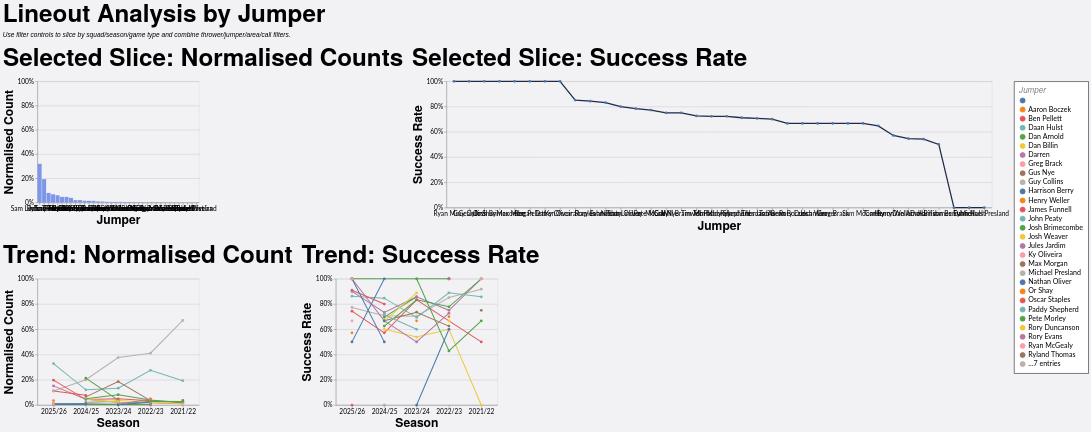

This figure's Vega-Lite source:
### Vega-Lite specification from a JSON file in a GitHub repository (floating-point values rounded to 4 significant figures; data arrays with more than 128 entries replaced by an {"elided": "..."} marker saying what was removed)
{"config": {"axis": {"labelFont": "Lato, sans-serif", "titleFont": "PT Sans Narrow, Helvetica Neue, Helvetica, Arial, sans-serif", "labelFontSize": 13, "titleFontSize": 24, "gridColor": "#202947", "gridOpacity": 0.2}, "header": {"labelFont": "PT Sans Narrow, Helvetica Neue, Helvetica, Arial, sans-serif", "titleFont": "PT Sans Narrow, Helvetica Neue, Helvetica, Arial, sans-serif", "labelFontSize": 24, "titleFontSize": 28, "labelFontWeight": "bold", "orient": "left"}, "legend": {"labelFont": "Lato, sans-serif", "titleFont": "PT Sans Narrow, Helvetica Neue, Helvetica, Arial, sans-serif", "labelFontSize": 14, "titleFontSize": 16, "titlePadding": 5, "fillColor": "white", "strokeColor": "black", "padding": 10, "titleFontWeight": "lighter", "titleFontStyle": "italic", "titleColor": "gray", "offset": 10}, "title": {"font": "PT Sans Narrow, Helvetica Neue, Helvetica, Arial, sans-serif", "fontSize": 48, "fontWeight": "bold", "anchor": "start", "align": "center", "titlePadding": 20, "subtitlePadding": 10, "subtitleFontSize": 13, "subtitleColor": "", "subtitleFontStyle": "italic", "offset": 15, "color": "black"}, "axisX": {"labelAngle": 0}, "facet": {"title": null, "header": null, "align": {"row": "each", "column": "each"}}, "resolve": {"scale": {"y": "independent", "facet": "independent"}}, "background": "#f2f1f4"}, "vconcat": [{"hconcat": [{"mark": {"type": "bar", "color": "#7d96e8"}, "encoding": {"tooltip": [{"field": "jumper", "title": "Jumper", "type": "nominal"}, {"field": "attempts", "format": ",.0f", "title": "Lineouts", "type": "quantitative"}, {"field": "share", "format": ".1%", "title": "Normalised Count", "type": "quantitative"}], "x": {"field": "jumper", "sort": "-y", "title": "Jumper", "type": "nominal"}, "y": {"axis": {"format": "%"}, "field": "share", "scale": {"domain": [0, 1]}, "title": "Normalised Count", "type": "quantitative"}}, "height": 240, "title": "Selected Slice: Normalised Counts", "transform": [{"filter": "(loSquad == 'All' || datum.squad == loSquad) && (loGameType == 'All' || (loGameType == 'League + Cup' && (datum.game_type == 'League' || datum.game_type == 'Cup')) || (loGameType == 'League only' && datum.game_type == 'League') || datum.game_type == loGameType) && (loOpposition == 'All' || datum.opposition == loOpposition) && (loThrower == 'All' || datum.thrower == loThrower) && (loJumper == 'All' || datum.jumper == loJumper) && (loArea == 'All' || datum.area == loArea) && (loNumbers == 'All' || datum.numbers == loNumbers) && (loCall == 'All' || datum.call == loCall) && (loCallType == 'All' || datum.call_type == loCallType)"}, {"filter": "(loSeason == 'All' || datum.season == loSeason)"}, {"aggregate": [{"op": "count", "as": "attempts"}, {"op": "sum", "field": "won", "as": "won"}], "groupby": ["jumper"]}, {"joinaggregate": [{"op": "sum", "field": "attempts", "as": "total_attempts"}]}, {"calculate": "datum.attempts / datum.total_attempts", "as": "share"}, {"calculate": "datum.won / datum.attempts", "as": "success_rate"}], "width": 320}, {"mark": {"type": "line", "color": "#202946", "point": true, "strokeWidth": 2.5}, "encoding": {"tooltip": [{"field": "jumper", "title": "Jumper", "type": "nominal"}, {"field": "won", "format": ",.0f", "title": "Won", "type": "quantitative"}, {"field": "attempts", "format": ",.0f", "title": "Lineouts", "type": "quantitative"}, {"field": "success_rate", "format": ".1%", "title": "Success Rate", "type": "quantitative"}], "x": {"field": "jumper", "sort": "-y", "title": "Jumper", "type": "nominal"}, "y": {"axis": {"format": "%"}, "field": "success_rate", "scale": {"domain": [0, 1]}, "title": "Success Rate", "type": "quantitative"}}, "height": 250, "title": "Selected Slice: Success Rate", "transform": [{"filter": "(loSquad == 'All' || datum.squad == loSquad) && (loGameType == 'All' || (loGameType == 'League + Cup' && (datum.game_type == 'League' || datum.game_type == 'Cup')) || (loGameType == 'League only' && datum.game_type == 'League') || datum.game_type == loGameType) && (loOpposition == 'All' || datum.opposition == loOpposition) && (loThrower == 'All' || datum.thrower == loThrower) && (loJumper == 'All' || datum.jumper == loJumper) && (loArea == 'All' || datum.area == loArea) && (loNumbers == 'All' || datum.numbers == loNumbers) && (loCall == 'All' || datum.call == loCall) && (loCallType == 'All' || datum.call_type == loCallType)"}, {"filter": "(loSeason == 'All' || datum.season == loSeason)"}, {"aggregate": [{"op": "count", "as": "attempts"}, {"op": "sum", "field": "won", "as": "won"}], "groupby": ["jumper"]}, {"joinaggregate": [{"op": "sum", "field": "attempts", "as": "total_attempts"}]}, {"calculate": "datum.attempts / datum.total_attempts", "as": "share"}, {"calculate": "datum.won / datum.attempts", "as": "success_rate"}], "width": {"step": 30}}], "spacing": 16}, {"hconcat": [{"mark": {"type": "line", "point": true, "strokeWidth": 2}, "encoding": {"color": {"field": "jumper", "title": "Jumper", "type": "nominal"}, "tooltip": [{"field": "season", "title": "Season", "type": "nominal"}, {"field": "jumper", "title": "Jumper", "type": "nominal"}, {"field": "attempts", "format": ",.0f", "title": "Lineouts", "type": "quantitative"}, {"field": "norm_count", "format": ".1%", "title": "Normalised Count", "type": "quantitative"}], "x": {"field": "season", "sort": "-x", "title": "Season", "type": "nominal"}, "y": {"axis": {"format": "%"}, "field": "norm_count", "scale": {"domain": [0, 1]}, "title": "Normalised Count", "type": "quantitative"}}, "height": 250, "title": "Trend: Normalised Count", "transform": [{"filter": "(loSquad == 'All' || datum.squad == loSquad) && (loGameType == 'All' || (loGameType == 'League + Cup' && (datum.game_type == 'League' || datum.game_type == 'Cup')) || (loGameType == 'League only' && datum.game_type == 'League') || datum.game_type == loGameType) && (loOpposition == 'All' || datum.opposition == loOpposition) && (loThrower == 'All' || datum.thrower == loThrower) && (loJumper == 'All' || datum.jumper == loJumper) && (loArea == 'All' || datum.area == loArea) && (loNumbers == 'All' || datum.numbers == loNumbers) && (loCall == 'All' || datum.call == loCall) && (loCallType == 'All' || datum.call_type == loCallType)"}, {"aggregate": [{"op": "count", "as": "attempts"}, {"op": "sum", "field": "won", "as": "won"}], "groupby": ["season", "jumper"]}, {"joinaggregate": [{"op": "sum", "field": "attempts", "as": "season_attempts"}], "groupby": ["season"]}, {"calculate": "datum.attempts / datum.season_attempts", "as": "norm_count"}, {"calculate": "datum.won / datum.attempts", "as": "success_rate"}], "width": 320}, {"mark": {"type": "line", "point": true, "strokeWidth": 2}, "encoding": {"color": {"field": "jumper", "title": "Jumper", "type": "nominal"}, "tooltip": [{"field": "season", "title": "Season", "type": "nominal"}, {"field": "jumper", "title": "Jumper", "type": "nominal"}, {"field": "won", "format": ",.0f", "title": "Won", "type": "quantitative"}, {"field": "attempts", "format": ",.0f", "title": "Lineouts", "type": "quantitative"}, {"field": "success_rate", "format": ".1%", "title": "Success Rate", "type": "quantitative"}], "x": {"field": "season", "sort": "-x", "title": "Season", "type": "nominal"}, "y": {"axis": {"format": "%"}, "field": "success_rate", "scale": {"domain": [0, 1]}, "title": "Success Rate", "type": "quantitative"}}, "height": 250, "title": "Trend: Success Rate", "transform": [{"filter": "(loSquad == 'All' || datum.squad == loSquad) && (loGameType == 'All' || (loGameType == 'League + Cup' && (datum.game_type == 'League' || datum.game_type == 'Cup')) || (loGameType == 'League only' && datum.game_type == 'League') || datum.game_type == loGameType) && (loOpposition == 'All' || datum.opposition == loOpposition) && (loThrower == 'All' || datum.thrower == loThrower) && (loJumper == 'All' || datum.jumper == loJumper) && (loArea == 'All' || datum.area == loArea) && (loNumbers == 'All' || datum.numbers == loNumbers) && (loCall == 'All' || datum.call == loCall) && (loCallType == 'All' || datum.call_type == loCallType)"}, {"aggregate": [{"op": "count", "as": "attempts"}, {"op": "sum", "field": "won", "as": "won"}], "groupby": ["season", "jumper"]}, {"joinaggregate": [{"op": "sum", "field": "attempts", "as": "season_attempts"}], "groupby": ["season"]}, {"calculate": "datum.attempts / datum.season_attempts", "as": "norm_count"}, {"calculate": "datum.won / datum.attempts", "as": "success_rate"}], "width": 320}], "spacing": 16}], "data": {"name": "data-9f78a8a80e26132ebc7aef6a8d9c7f48"}, "params": [{"name": "loSquad", "value": "All"}, {"name": "loSeason", "value": "All"}, {"name": "loGameType", "value": "All"}, {"name": "loOpposition", "value": "All"}, {"name": "loThrower", "value": "All"}, {"name": "loJumper", "value": "All"}, {"name": "loArea", "value": "All"}, {"name": "loNumbers", "value": "All"}, {"name": "loCall", "value": "All"}, {"name": "loCallType", "value": "All"}], "spacing": 22, "title": {"text": "Lineout Analysis by Jumper", "subtitle": "Use filter controls to slice by squad/season/game type and combine thrower/jumper/area/call filters."}, "$schema": "https://vega.github.io/schema/vega-lite/v5.20.1.json", "datasets": {"data-9f78a8a80e26132ebc7aef6a8d9c7f48": {"elided": "1228 records"}}}
